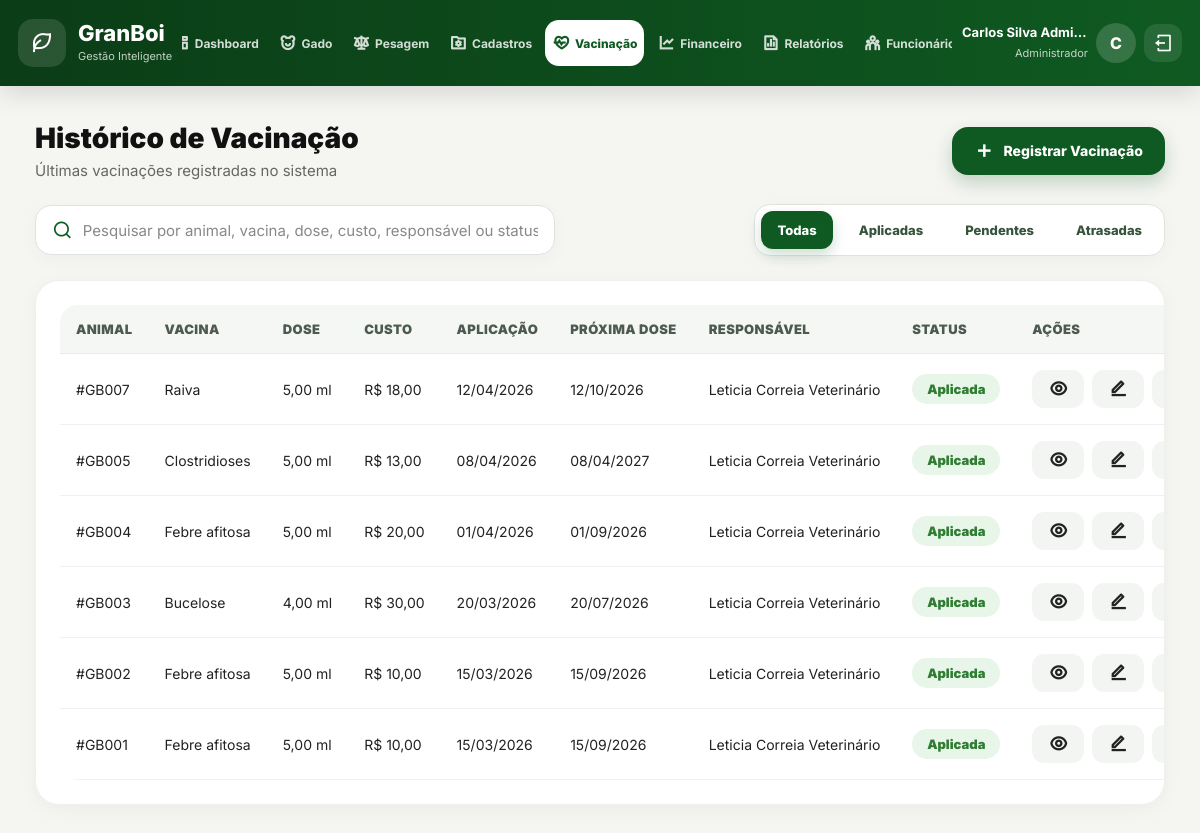
/GranBoi/vacinas (signed in), run on the app's committed database.
### tables this page shows
CREATE TABLE `historico_sanitario` (
  `id` BIGINT(20) NOT NULL AUTO_INCREMENT,
  `animal_id` BIGINT(20) DEFAULT NULL,
  `vacina_id` BIGINT(20) DEFAULT NULL,
  `data_aplicacao` DATE NOT NULL,
  `dose` DECIMAL(10,3) DEFAULT NULL,
  `proxima_dose` DATE DEFAULT NULL,
  `preco_custo_sanitario` DECIMAL(13,2) DEFAULT 0.00 COMMENT 'Preço de custo',
  `pessoa_id_veterinario` BIGINT(20) NOT NULL COMMENT 'ID da Pessoa com Papel de VETERINÁRIO',
  PRIMARY KEY (`id`),
  KEY `fk_sanitario_animal` (`animal_id`),
  KEY `fk_sanitario_vacina` (`vacina_id`),
  KEY `fk_historico_sanitario_pessoa1_idx` (`pessoa_id_veterinario`),
  CONSTRAINT `fk_sanitario_animal` FOREIGN KEY (`animal_id`) REFERENCES `animal` (`id`),
  CONSTRAINT `fk_sanitario_vacina` FOREIGN KEY (`vacina_id`) REFERENCES `vacina` (`id`),
  CONSTRAINT `fk_historico_sanitario_pessoa1` FOREIGN KEY (`pessoa_id_veterinario`) REFERENCES `pessoa` (`id`) ON DELETE NO ACTION ON UPDATE NO ACTION
);

CREATE TABLE `animal` (
  `id` BIGINT(20) NOT NULL AUTO_INCREMENT,
  `brinco_identificador` VARCHAR(20) NOT NULL,
  `raca_id` INT(11) DEFAULT NULL,
  `lote_id` INT(11) DEFAULT NULL,
  `data_nascimento` DATE DEFAULT NULL,
  `sexo` ENUM('M','F') DEFAULT NULL,
  `peso_entrada` DECIMAL(10,2) DEFAULT NULL,
  `chip` VARCHAR(100) DEFAULT NULL COMMENT 'CODIGO DO CHIP IMPLANTADO NO ANIMAL (=0 para ausente)',
  `peso_saida` DOUBLE(13,3) DEFAULT 0.000 COMMENT 'Peso na saida (ou venda) do animal.',
  `valor_venda` DECIMAL(13,2) DEFAULT 0.00 COMMENT 'Valor da venda do animal.',
  `status` VARCHAR(20) DEFAULT 'Ativo' COMMENT 'Ativo, Vendido, Perda, Excluido',
  PRIMARY KEY (`id`),
  UNIQUE KEY `brinco_UNIQUE` (`brinco_identificador`),
  KEY `fk_animal_raca` (`raca_id`),
  KEY `fk_animal_lote` (`lote_id`),
  CONSTRAINT `fk_animal_raca` FOREIGN KEY (`raca_id`) REFERENCES `raca` (`id`),
  CONSTRAINT `fk_animal_lote` FOREIGN KEY (`lote_id`) REFERENCES `lote` (`id`)
);

CREATE TABLE `vacina` (
  `id` BIGINT(20) NOT NULL AUTO_INCREMENT,
  `nome` VARCHAR(100) NOT NULL,
  `preco_vacina` DECIMAL(13,2) DEFAULT 0.00,
  `periodo_carencia_dias` INT(11) DEFAULT 0,
  PRIMARY KEY (`id`)
);

CREATE TABLE `pessoa` (
  `id` BIGINT(20) NOT NULL AUTO_INCREMENT,
  `nome_completo` VARCHAR(150) NOT NULL,
  `nome_social` VARCHAR(50) DEFAULT NULL,
  `cpf` CHAR(11) DEFAULT NULL COMMENT '11122233344 (Sempre 11 dígitos)',
  `telefone_movel` VARCHAR(15) DEFAULT NULL COMMENT '5511988887777 (Com DDI e DDD)',
  `email` VARCHAR(50) DEFAULT NULL,
  `usuario_id` BIGINT(20) NOT NULL,
  PRIMARY KEY (`id`),
  KEY `fk_pessoa_usuario1_idx` (`usuario_id`),
  CONSTRAINT `fk_pessoa_usuario1` FOREIGN KEY (`usuario_id`) REFERENCES `usuario` (`id`) ON DELETE NO ACTION ON UPDATE NO ACTION
);

### app/controllers/Controller.php (called while the page is built, shortened)
<?php
class Controller
{
    protected function render($view, $dados = [])
    {
        $viewPath = ROOT_PATH . "/app/views/{$view}.php";
        extract($dados);
        require_once ROOT_PATH . "/app/layout/cabecalho.php";
        require_once $viewPath;
        require_once ROOT_PATH . "/app/layout/rodape.php";
    }
}

### app/controllers/VacinaController.php (called while the page is built, shortened)
<?php
class VacinaController extends Controller
{
    public function listar()
    {
        $vacinacaoModel = $this->model('Vacinacao');
        $animalModel = $this->model('Animal');
        $this->render('vacinas/vacinas', [
            'titulo' => 'GranBoi - Vacinação',
            'pageCss' => [
                '/public/assets/css/components/modal.css',
                '/public/assets/css/components/vacinacao/vacinacaoModal.css',
                '/public/assets/css/pages/vacinas/vacinas.css'
            ],
            'pageJs' => [
                '/public/assets/js/validations/vacinacao/vacinacaoValidation.js',
                '/public/assets/js/modals/vacinacao/cadastrarVacinacaoModal.js',
                '/public/assets/js/pages/vacinas/vacinasPage.js'
            ],
            'vacinacoes' => $vacinacaoModel->listarTodas(),
            'animais' => $animalModel->listarTodos()
        ]);
    }
}

### app/routes/web.php (called while the page is built, shortened)
<?php
$url = parse_url($_SERVER['REQUEST_URI'], PHP_URL_PATH);
$basePath = parse_url(BASE_URL, PHP_URL_PATH);
$url = str_replace($basePath, '', $url);
$route = $routes[$url];
$method = $route['method'];
require_once ROOT_PATH . '/app/controllers/Controller.php';
$controllerInstance = new $controller();
$controllerInstance->$method();

### index.php (called while the page is built, shortened)
<?php
require_once ROOT_PATH . '/app/routes/web.php';

### app/models/Vacinacao.php (called while the page is built, shortened)
<?php
class Vacinacao
{
    private $db;
    public function __construct()
    {
        $this->db = Conexao::conectar();
    }
    public function listarTodas()
    {
        $sql = "
            SELECT
                historico_sanitario.id,
                historico_sanitario.animal_id,
                historico_sanitario.vacina_id,
                historico_sanitario.data_aplicacao,
                historico_sanitario.dose AS quantidade,
                historico_sanitario.proxima_dose,
                historico_sanitario.preco_custo_sanitario,
                vacina.nome AS vacina,
                animal.brinco_identificador,
                animal.status AS status_animal,
                raca.nome_raca AS raca,
                pessoa.nome_completo AS responsavel,
                CASE
                    WHEN historico_sanitario.proxima_dose IS NULL THEN 'aplicada'
                    WHEN historico_sanitario.proxima_dose < CURDATE() THEN 'atrasada'
                    WHEN historico_sanitario.proxima_dose = CURDATE() THEN 'pendente'
                    ELSE 'aplicada'
                END AS status
            FROM historico_sanitario
            INNER JOIN animal
                ON animal.id = historico_sanitario.animal_id
            LEFT JOIN raca
                ON raca.id = animal.raca_id
            INNER JOIN vacina
                ON vacina.id = historico_sanitario.vacina_id
            INNER JOIN pessoa
                ON pessoa.id = historico_sanitario.pessoa_id_veterinario
            WHERE LOWER(animal.status) != 'excluido'
            ORDER BY
                historico_sanitario.data_aplicacao DESC,
                historico_sanitario.id DESC
        ";
        return $this->db->query($sql)->fetchAll(PDO::FETCH_ASSOC);
    }
}

### app/views/vacinas/vacinas.php (shortened to what this page needs)
<main class="main-content">
  <section class="vacinacao-page-actions">
    <div>
      <h2>Histórico de Vacinação</h2>
      <p>Últimas vacinações registradas no sistema</p>
    </div>
    <button
      type="button"
      class="vacinacao-create-btn"
      id="abrirModalCadastrarVacinacao"
    >
      <i class="ri-add-line"></i>
      <span>Registrar Vacinação</span>
    </button>
  </section>
  <section class="vacinacao-filtros-container">
    <div class="vacinacao-search-box">
      <i class="ri-search-line"></i>
      <input
        type="text"
        id="pesquisaVacinacao"
        placeholder="Pesquisar por animal, vacina, dose, custo, responsável ou status..."
        autocomplete="off"
      >
    </div>
    <div class="vacinacao-status-filters">
      <button type="button" class="vacinacao-filter-btn active" data-status-filter="todos">
        Todas
      </button>
      <button type="button" class="vacinacao-filter-btn" data-status-filter="aplicada">
        Aplicadas
      </button>
      <button type="button" class="vacinacao-filter-btn" data-status-filter="pendente">
        Pendentes
      </button>
      <button type="button" class="vacinacao-filter-btn" data-status-filter="atrasada">
        Atrasadas
      </button>
    </div>
  </section>
  <section class="vacinacao-table-container">
    <table class="vacinacao-table">
      <thead>
        <tr>
          <th>Animal</th>
          <th>Vacina</th>
          <th>Dose</th>
          <th>Custo</th>
          <th>Aplicação</th>
          <th>Próxima Dose</th>
          <th>Responsável</th>
          <th>Status</th>
          <th>Ações</th>
        </tr>
      </thead>
      <tbody id="tabelaVacinacaoBody">
        <?php if (!empty($vacinacoes)): ?>
          <?php foreach ($vacinacoes as $vacinacao): ?>
            <tr
              class="vacinacao-row"
              data-status="<?= htmlspecialchars($vacinacao['status']) ?>"
            >
              <td>
                #<?= htmlspecialchars($vacinacao['brinco_identificador']) ?>
              </td>
              <td>
                <?= htmlspecialchars($vacinacao['vacina']) ?>
              </td>
              <td>
                <?= !empty($vacinacao['quantidade']) ? number_format((float) $vacinacao['quantidade'], 2, ',', '.') . ' ml' : '-' ?>
              </td>
              <td>
                <?= isset($vacinacao['preco_custo_sanitario']) && $vacinacao['preco_custo_sanitario'] !== null ? 'R$ ' . number_format((float) $vacinacao['preco_custo_sanitario'], 2, ',', '.') : '-' ?>
              </td>
              <td>
                <?= date('d/m/Y', strtotime($vacinacao['data_aplicacao'])) ?>
              </td>
              <td>
                <?= !empty($vacinacao['proxima_dose']) ? date('d/m/Y', strtotime($vacinacao['proxima_dose'])) : '-' ?>
              </td>
              <td>
                <?= htmlspecialchars($vacinacao['responsavel'] ?? '-') ?>
              </td>
              <td>
                <span class="vacinacao-status vacinacao-status-<?= htmlspecialchars($vacinacao['status']) ?>">
                  <?= ucfirst(htmlspecialchars($vacinacao['status'])) ?>
                </span>
              </td>
              <td>
                <div class="vacinacao-actions">
                  <button
                    type="button"
                    class="action-btn visualizar-vacinacao-btn"
                    title="Visualizar vacinação"
                    data-animal="<?= htmlspecialchars($vacinacao['brinco_identificador']) ?>"
                    data-vacina="<?= htmlspecialchars($vacinacao['vacina']) ?>"
                    data-dose="<?= !empty($vacinacao['quantidade']) ? number_format((float) $vacinacao['quantidade'], 2, ',', '.') . ' ml' : '-' ?>"
                    data-custo="<?= isset($vacinacao['preco_custo_sanitario']) && $vacinacao['preco_custo_sanitario'] !== null ? 'R$ ' . number_format((float) $vacinacao['preco_custo_sanitario'], 2, ',', '.') : '-' ?>"
                    data-aplicacao="<?= date('d/m/Y', strtotime($vacinacao['data_aplicacao'])) ?>"
                    data-proxima-dose="<?= !empty($vacinacao['proxima_dose']) ? date('d/m/Y', strtotime($vacinacao['proxima_dose'])) : '-' ?>"
                    data-responsavel="<?= htmlspecialchars($vacinacao['responsavel'] ?? '-') ?>"
                    data-status="<?= ucfirst(htmlspecialchars($vacinacao['status'])) ?>"
                  >
                    <i class="ri-eye-line"></i>
                  </button>
                  <button
                    type="button"
                    class="action-btn editar-vacinacao-btn"
                    title="Editar vacinação"
                    data-id="<?= htmlspecialchars($vacinacao['id']) ?>"
                    data-animal-id="<?= htmlspecialchars($vacinacao['animal_id']) ?>"
                    data-vacina="<?= htmlspecialchars($vacinacao['vacina']) ?>"
                    data-quantidade="<?= htmlspecialchars($vacinacao['quantidade']) ?>"
                    data-custo="<?= htmlspecialchars($vacinacao['preco_custo_sanitario'] ?? '') ?>"
                    data-data-aplicacao="<?= htmlspecialchars($vacinacao['data_aplicacao']) ?>"
                    data-proxima-dose="<?= htmlspecialchars($vacinacao['proxima_dose'] ?? '') ?>"
                  >
                    <i class="ri-edit-line"></i>
                  </button>
                  <button
                    type="button"
                    class="action-btn danger excluir-vacinacao-btn"
                    title="Excluir vacinação"
                    data-id="<?= htmlspecialchars($vacinacao['id']) ?>"
                    data-animal="<?= htmlspecialchars($vacinacao['brinco_identificador']) ?>"
                    data-vacina="<?= htmlspecialchars($vacinacao['vacina']) ?>"
                  >
                  </button>
                </div>
              </td>
            </tr>
          <?php endforeach; ?>
        <?php endif; ?>
      </tbody>
    </table>
  </section>
</main>

### data on the page
historico_sanitario: animal.brinco_identificador "GB007", vacina.nome "Raiva", dose "5,00", preco_custo_sanitario "18,00", data_aplicacao "12/04/2026", proxima_dose "12/10/2026", pessoa_id_veterinario.nome_completo "Leticia Correia Veterinário", status "Aplicada"
historico_sanitario: animal.brinco_identificador "GB005", vacina.nome "Clostridioses", dose "5,00", preco_custo_sanitario "13,00", data_aplicacao "08/04/2026", proxima_dose "08/04/2027", pessoa_id_veterinario.nome_completo "Leticia Correia Veterinário", status "Aplicada"
historico_sanitario: animal.brinco_identificador "GB004", vacina.nome "Febre afitosa", dose "5,00", preco_custo_sanitario "20,00", data_aplicacao "01/04/2026", proxima_dose "01/09/2026", pessoa_id_veterinario.nome_completo "Leticia Correia Veterinário", status "Aplicada"
historico_sanitario: animal.brinco_identificador "GB003", vacina.nome "Bucelose", dose "4,00", preco_custo_sanitario "30,00", data_aplicacao "20/03/2026", proxima_dose "20/07/2026", pessoa_id_veterinario.nome_completo "Leticia Correia Veterinário", status "Aplicada"
historico_sanitario: animal.brinco_identificador "GB002", vacina.nome "Febre afitosa", dose "5,00", preco_custo_sanitario "10,00", data_aplicacao "15/03/2026", proxima_dose "15/09/2026", pessoa_id_veterinario.nome_completo "Leticia Correia Veterinário", status "Aplicada"
historico_sanitario: animal.brinco_identificador "GB001", vacina.nome "Febre afitosa", dose "5,00", preco_custo_sanitario "10,00", data_aplicacao "15/03/2026", proxima_dose "15/09/2026", pessoa_id_veterinario.nome_completo "Leticia Correia Veterinário", status "Aplicada"

### other printed values
$_SESSION['usuario']['nome'] "Carlos Silva Admi…"
$_SESSION['usuario']['papel_nome'] "Administrador"
substr($_SESSION['usuario']['nome'] ?? 'U', 0, 1) "C"
